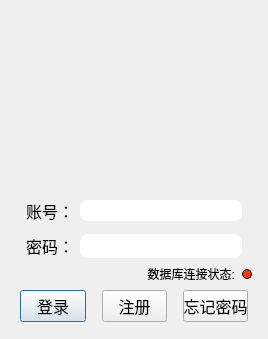
<?xml version="1.0" encoding="UTF-8"?>
<ui version="4.0">
 <class>LoginDialog</class>
 <widget class="QDialog" name="LoginDialog">
  <property name="geometry">
   <rect>
    <x>0</x>
    <y>0</y>
    <width>268</width>
    <height>339</height>
   </rect>
  </property>
  <property name="sizePolicy">
   <sizepolicy hsizetype="Preferred" vsizetype="Preferred">
    <horstretch>0</horstretch>
    <verstretch>0</verstretch>
   </sizepolicy>
  </property>
  <property name="minimumSize">
   <size>
    <width>268</width>
    <height>300</height>
   </size>
  </property>
  <property name="maximumSize">
   <size>
    <width>268</width>
    <height>339</height>
   </size>
  </property>
  <property name="font">
   <font>
    <pointsize>12</pointsize>
   </font>
  </property>
  <property name="windowTitle">
   <string>砍多多校园二手交易平台登录</string>
  </property>
  <property name="autoFillBackground">
   <bool>false</bool>
  </property>
  <property name="styleSheet">
   <string notr="true">QLineEdit{
border-radius:8px;
}
QDialog{
#background-image:url(&quot;/Users/xzajyjs/Desktop/logo.png&quot;)
}
</string>
  </property>
  <layout class="QVBoxLayout" name="verticalLayout_2">
   <property name="leftMargin">
    <number>0</number>
   </property>
   <property name="topMargin">
    <number>0</number>
   </property>
   <property name="rightMargin">
    <number>0</number>
   </property>
   <property name="bottomMargin">
    <number>0</number>
   </property>
   <item>
    <widget class="QLabel" name="label_3">
     <property name="enabled">
      <bool>false</bool>
     </property>
     <property name="sizePolicy">
      <sizepolicy hsizetype="Preferred" vsizetype="Preferred">
       <horstretch>0</horstretch>
       <verstretch>78</verstretch>
      </sizepolicy>
     </property>
     <property name="minimumSize">
      <size>
       <width>0</width>
       <height>0</height>
      </size>
     </property>
     <property name="styleSheet">
      <string notr="true">background-image: url(:/new/prefix1/logo.png);</string>
     </property>
     <property name="text">
      <string/>
     </property>
     <property name="scaledContents">
      <bool>false</bool>
     </property>
     <property name="margin">
      <number>0</number>
     </property>
    </widget>
   </item>
   <item>
    <layout class="QHBoxLayout" name="horizontalLayout_4">
     <property name="leftMargin">
      <number>10</number>
     </property>
     <property name="topMargin">
      <number>0</number>
     </property>
     <property name="rightMargin">
      <number>10</number>
     </property>
     <item>
      <spacer name="horizontalSpacer">
       <property name="orientation">
        <enum>Qt::Horizontal</enum>
       </property>
       <property name="sizeHint" stdset="0">
        <size>
         <width>13</width>
         <height>125</height>
        </size>
       </property>
      </spacer>
     </item>
     <item>
      <layout class="QVBoxLayout" name="verticalLayout">
       <property name="topMargin">
        <number>0</number>
       </property>
       <property name="bottomMargin">
        <number>0</number>
       </property>
       <item>
        <layout class="QGridLayout" name="gridLayout">
         <property name="leftMargin">
          <number>16</number>
         </property>
         <property name="topMargin">
          <number>0</number>
         </property>
         <property name="rightMargin">
          <number>16</number>
         </property>
         <property name="verticalSpacing">
          <number>11</number>
         </property>
         <item row="0" column="0">
          <widget class="QLabel" name="label">
           <property name="font">
            <font>
             <family>Arial</family>
             <pointsize>12</pointsize>
            </font>
           </property>
           <property name="text">
            <string>账号：</string>
           </property>
          </widget>
         </item>
         <item row="0" column="1">
          <widget class="QLineEdit" name="username">
           <property name="minimumSize">
            <size>
             <width>0</width>
             <height>20</height>
            </size>
           </property>
           <property name="font">
            <font>
             <pointsize>12</pointsize>
            </font>
           </property>
           <property name="maxLength">
            <number>12</number>
           </property>
          </widget>
         </item>
         <item row="1" column="0">
          <widget class="QLabel" name="label_2">
           <property name="font">
            <font>
             <pointsize>12</pointsize>
            </font>
           </property>
           <property name="text">
            <string>密码：</string>
           </property>
          </widget>
         </item>
         <item row="1" column="1">
          <widget class="QLineEdit" name="password">
           <property name="minimumSize">
            <size>
             <width>0</width>
             <height>20</height>
            </size>
           </property>
           <property name="font">
            <font>
             <pointsize>14</pointsize>
            </font>
           </property>
           <property name="maxLength">
            <number>16</number>
           </property>
           <property name="echoMode">
            <enum>QLineEdit::Password</enum>
           </property>
          </widget>
         </item>
        </layout>
       </item>
       <item>
        <layout class="QHBoxLayout" name="horizontalLayout_2">
         <property name="spacing">
          <number>7</number>
         </property>
         <property name="leftMargin">
          <number>0</number>
         </property>
         <property name="topMargin">
          <number>0</number>
         </property>
         <property name="bottomMargin">
          <number>0</number>
         </property>
         <item>
          <spacer name="horizontalSpacer_3">
           <property name="orientation">
            <enum>Qt::Horizontal</enum>
           </property>
           <property name="sizeHint" stdset="0">
            <size>
             <width>40</width>
             <height>20</height>
            </size>
           </property>
          </spacer>
         </item>
         <item>
          <widget class="QLabel" name="label_4">
           <property name="font">
            <font>
             <pointsize>9</pointsize>
            </font>
           </property>
           <property name="text">
            <string>数据库连接状态:</string>
           </property>
           <property name="alignment">
            <set>Qt::AlignRight|Qt::AlignTrailing|Qt::AlignVCenter</set>
           </property>
          </widget>
         </item>
         <item>
          <widget class="QRadioButton" name="radioButton">
           <property name="enabled">
            <bool>false</bool>
           </property>
           <property name="styleSheet">
            <string notr="true">QRadioButton::indicator{
	width:8px;
	height:8px;
	border-radius:5px;
	border-style: solid;
	border-width: 0.5px;
	border-color: black;
}
QRadioButton::indicator:checked {
	background-color:green;
}
QRadioButton::indicator:unchecked {
	background-color:rgb(255, 60, 13);
}</string>
           </property>
           <property name="text">
            <string/>
           </property>
          </widget>
         </item>
        </layout>
       </item>
       <item>
        <layout class="QHBoxLayout" name="horizontalLayout">
         <property name="spacing">
          <number>16</number>
         </property>
         <property name="leftMargin">
          <number>10</number>
         </property>
         <property name="rightMargin">
          <number>10</number>
         </property>
         <property name="bottomMargin">
          <number>17</number>
         </property>
         <item>
          <widget class="QPushButton" name="loginButton">
           <property name="font">
            <font>
             <pointsize>12</pointsize>
            </font>
           </property>
           <property name="text">
            <string>登录</string>
           </property>
          </widget>
         </item>
         <item>
          <widget class="QPushButton" name="registerButton">
           <property name="font">
            <font>
             <pointsize>12</pointsize>
            </font>
           </property>
           <property name="text">
            <string>注册</string>
           </property>
          </widget>
         </item>
         <item>
          <widget class="QPushButton" name="forgetButton">
           <property name="font">
            <font>
             <pointsize>12</pointsize>
            </font>
           </property>
           <property name="text">
            <string>忘记密码</string>
           </property>
          </widget>
         </item>
        </layout>
       </item>
      </layout>
     </item>
     <item>
      <spacer name="horizontalSpacer_2">
       <property name="orientation">
        <enum>Qt::Horizontal</enum>
       </property>
       <property name="sizeHint" stdset="0">
        <size>
         <width>13</width>
         <height>125</height>
        </size>
       </property>
      </spacer>
     </item>
    </layout>
   </item>
  </layout>
 </widget>
 <resources/>
 <connections/>
</ui>
